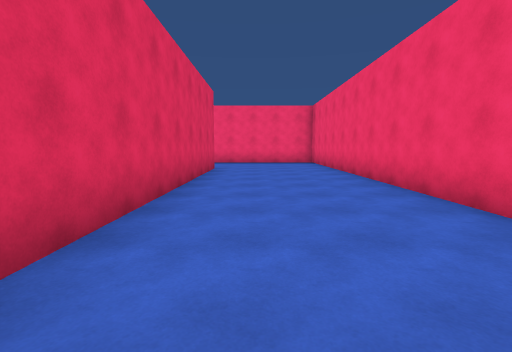
View 1 (above)

24 first-person views from a walk through a scene from a Unity 3-D project. The camera is 1.4 m above the floor, tilts 6° down and sees 85° across. The floor is counted in squares, 2 m on a side. Each view is taken from the middle of a square. On the plan, view 1 faces up. The plan holds only what a view shows up to about 9 squares ahead; the rest is blank. The place goes on beyond the plan.

View 2
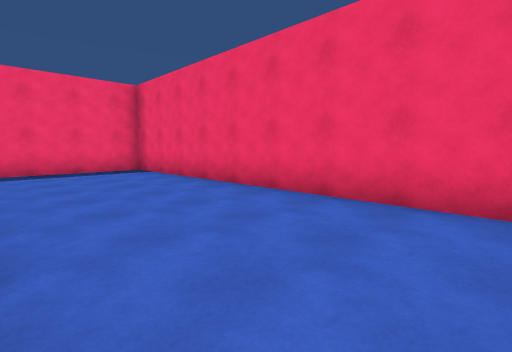

View 3
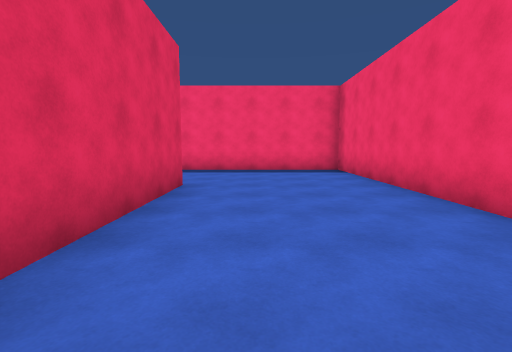

View 4
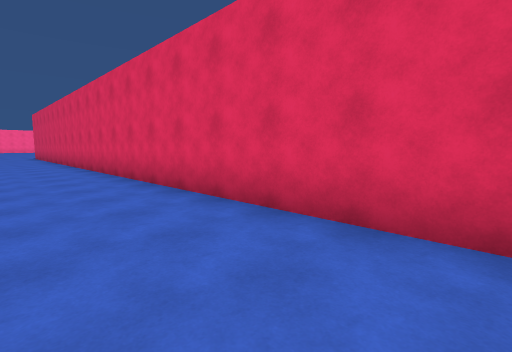

View 5
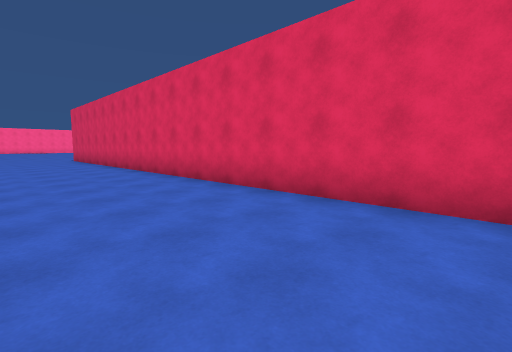

View 6
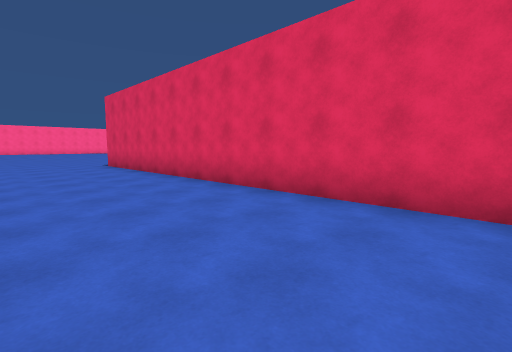

View 7
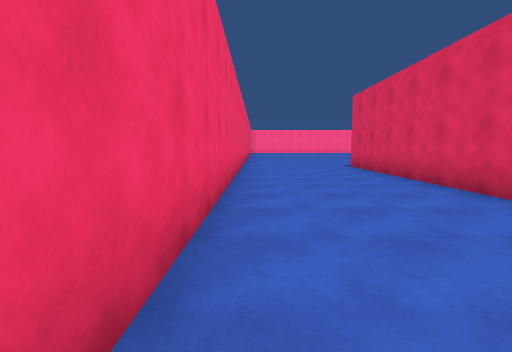

View 8
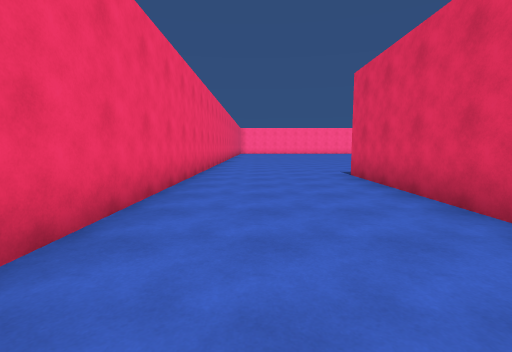

View 9
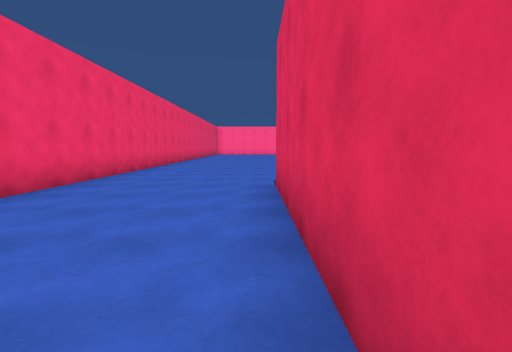

View 10
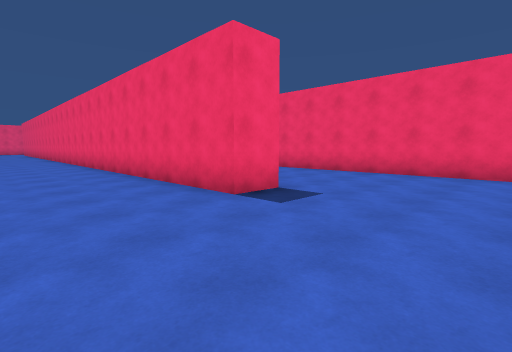

View 11
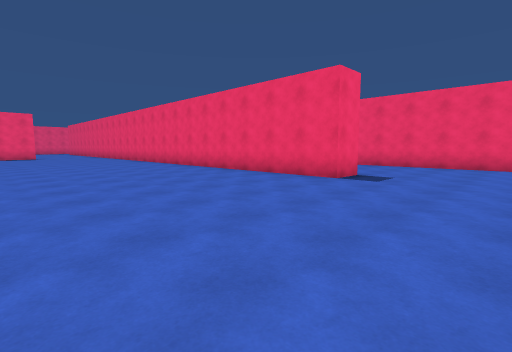

View 12
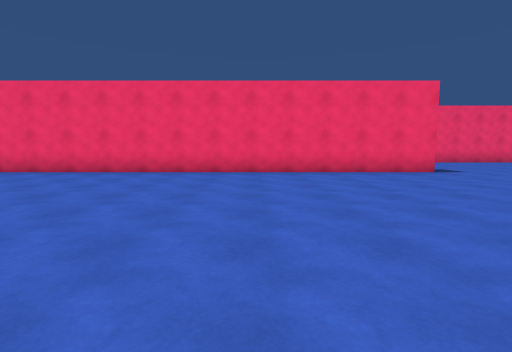

View 13
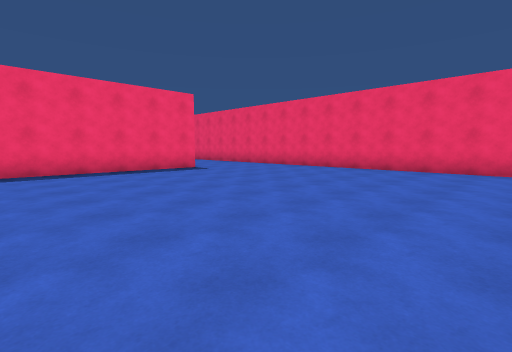

View 14
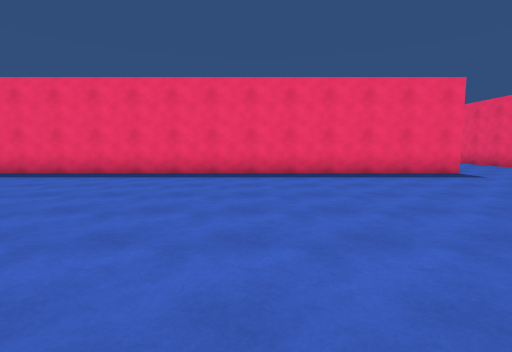

View 15
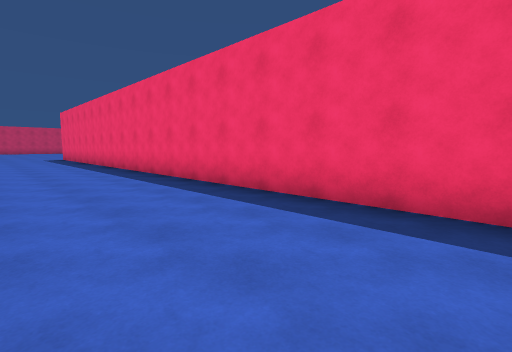

View 16
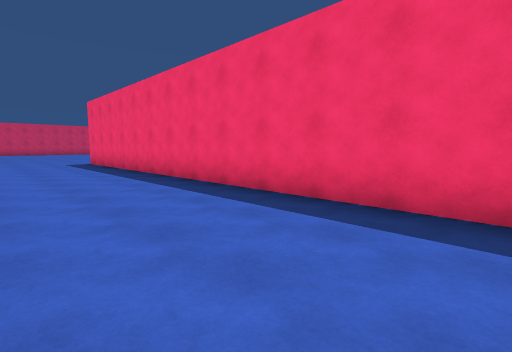

View 17
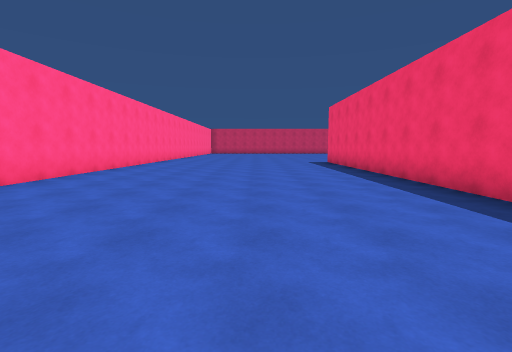

View 18
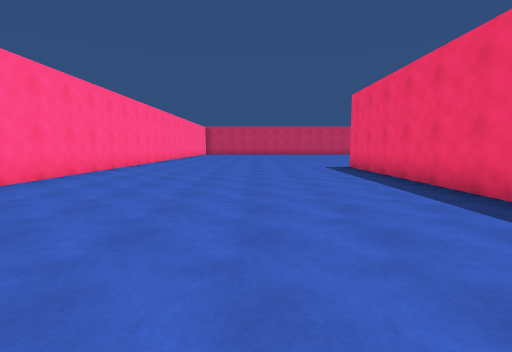

View 19
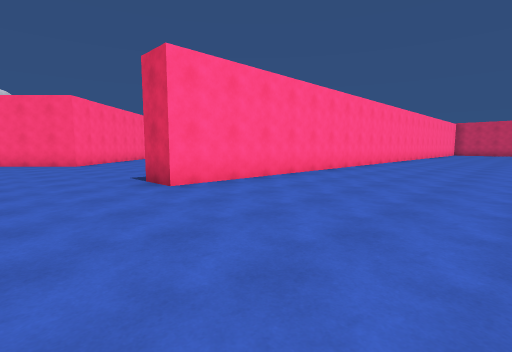

View 20
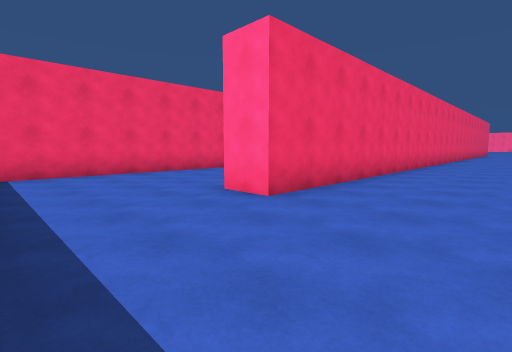

View 21
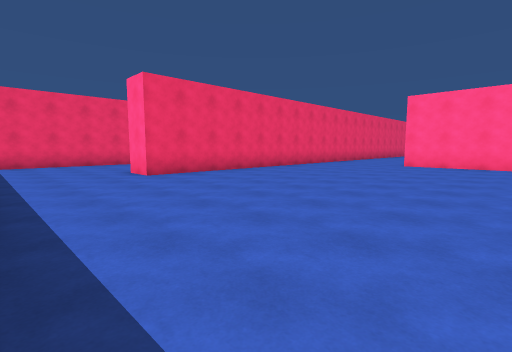

View 22
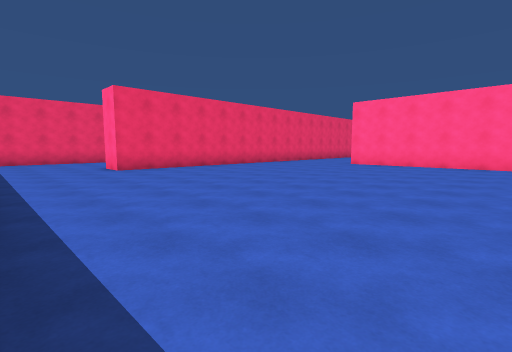

View 23
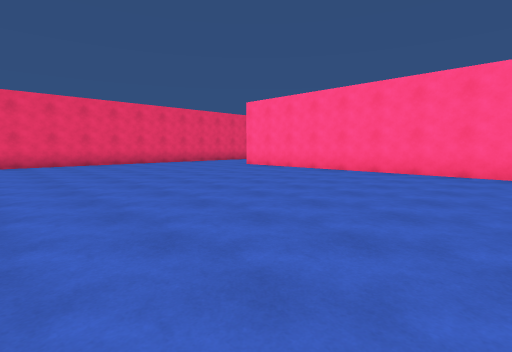

View 24
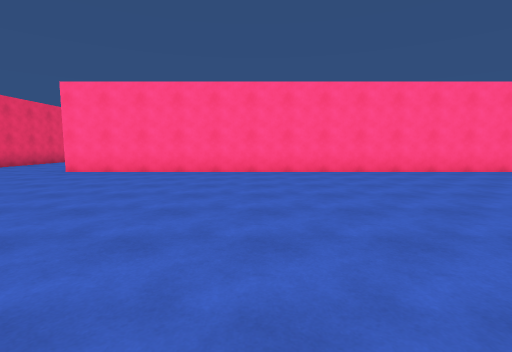

### Floor plan
Points are (right, up) in squares from view 1. A wall is a line through its corners. A room is listed if a view was taken in it or the views show most of it. See-through windows are left out.
Room 1 (views 1, 2, 3, 4, 5, 6, 7, 8, 9, 10, 11, 12, 13, 14, 15, 16, 17, 18, 19)
walls: (-5.6, 0.3) (-30.1, 0.3); (2.5, 2.6) (2.5, 12.5) (-2.2, 12.5); (-30.1, -7.5) (-22.4, -7.5) (-22.4, -8.6); (2.5, -20.1) (2.5, -6.5); (-2.3, 9.1) (-1.4, 9.1) (-1.4, -15.9) (-2.3, -15.9) (-2.3, -3.8)
ways out: opening at (-4, 1.7) to room 2; opening at (-2, 11) to room 2
Room 2 (views 20, 21, 22, 23, 24)
walls: (-18.1, 1.2) (-5.6, 1.2); (-2.3, 1.9) (-2.3, 9.1)
ways out: opening at (-4, 1.7) to room 1; opening at (-2, 11) to room 1

Where each view was taken, in squares from view 1:
view 1: 0 up, 0 right, facing up
view 2: 4 up, 1 left, facing up-right
view 3: 4 up, 0 right, facing up
view 4: 4 up, 1 right, facing down-left
view 5: 0 up, 2 right, facing down-left
view 6: 5 down, 2 right, facing down-left
view 7: 6 down, 2 right, facing down
view 8: 9 down, 1 right, facing down
view 9: 11 down, 1 left, facing down
view 10: 19 down, 5 left, facing up-right
view 11: 19 down, 8 left, facing up-right
view 12: 11 down, 10 left, facing right
view 13: 8 down, 11 left, facing up-right
view 14: 7 down, 11 left, facing up
view 15: 3 down, 13 left, facing up-left
view 16: 3 down, 18 left, facing up-left
view 17: 3 down, 18 left, facing left
view 18: 3 down, 21 left, facing left
view 19: 3 down, 20 left, facing down-left
view 20: 12 up, 5 left, facing down-right
view 21: 12 up, 9 left, facing down-right
view 22: 12 up, 11 left, facing down-right
view 23: 9 up, 14 left, facing down-right
view 24: 9 up, 11 left, facing down
